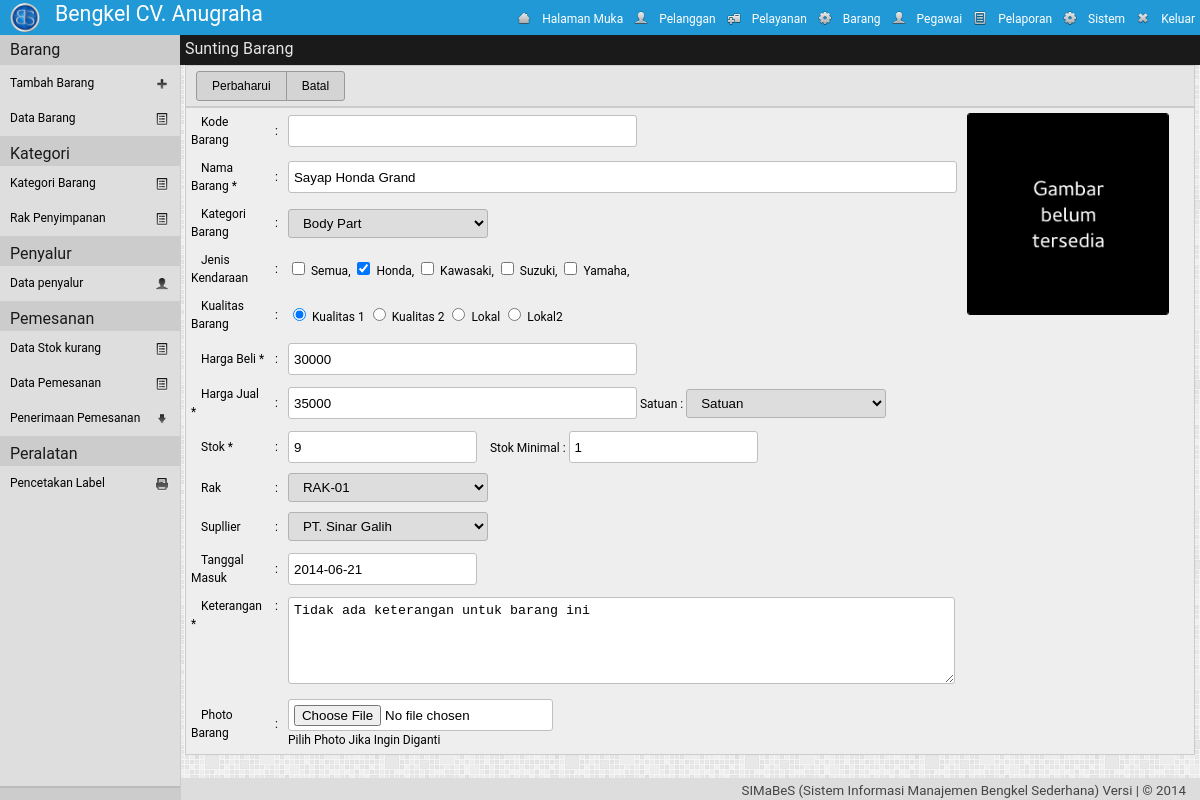
The app's page /adm/?mod=barang&h=sunting&id_brg=BD00006 (signed in) with its own data.
### tables this page shows
CREATE TABLE IF NOT EXISTS `pengaturan` (
`id` int(1) NOT NULL,
  `nm_bengkel` varchar(30) NOT NULL,
  `telp1` varchar(30) NOT NULL,
  `telp2` varchar(30) NOT NULL,
  `almt_bengkel` text NOT NULL,
  `logo_bengkel` text NOT NULL,
  `tentang_bengkel` text NOT NULL
);

CREATE TABLE IF NOT EXISTS `akses_pengguna` (
  `kel_id` int(2) NOT NULL,
  `id_menu` int(2) NOT NULL,
  `r` enum('0','1') NOT NULL
);

CREATE TABLE IF NOT EXISTS `menu` (
  `id_menu` int(2) NOT NULL,
  `nm_menu` varchar(20) NOT NULL,
  `class` varchar(10) NOT NULL,
  `links` text NOT NULL,
  `icon` text NOT NULL,
  `value` text NOT NULL
);

CREATE TABLE IF NOT EXISTS `br_data` (
  `id_brg` varchar(9) NOT NULL,
  `kode_brg` varchar(25) NOT NULL,
  `nm_brg` varchar(25) NOT NULL,
  `id_kt_brg` varchar(2) NOT NULL,
  `id_kualitas` varchar(2) NOT NULL,
  `hrg_beli` double NOT NULL,
  `hrg_jual` double NOT NULL,
  `id_satuan` varchar(2) NOT NULL,
  `stok` int(5) NOT NULL,
  `stok_min` int(3) NOT NULL,
  `id_rak` int(2) NOT NULL,
  `id_sup` varchar(5) NOT NULL,
  `tgl_masuk` date NOT NULL,
  `ket_brg` text NOT NULL,
  `photo_brg` text NOT NULL,
  `terjual` int(3) NOT NULL COMMENT 'jumlah yang telah terjual (pelayanan/penjualan)',
  `dipesan` enum('0','1','2') NOT NULL COMMENT '0: sudah diterima/belum dipesan, 1 : sudah dimasukan dalam pesanan 2: pesanan sudah ditindak lanjuti',
  `wkt_ubah` datetime NOT NULL
);

CREATE TABLE IF NOT EXISTS `br_kategori` (
  `id_kt_brg` varchar(2) NOT NULL,
  `nm_kt_brg` varchar(25) NOT NULL,
  `wkt_ubah` datetime NOT NULL
);

CREATE TABLE IF NOT EXISTS `br_kendaraan` (
  `id_kendaraan` varchar(3) NOT NULL,
  `kendaraan` varchar(25) NOT NULL,
  `wkt_ubah` datetime NOT NULL
);

CREATE TABLE IF NOT EXISTS `br_data_perkendaraan` (
`id_data` int(11) NOT NULL,
  `id_brg` varchar(9) NOT NULL,
  `id_kendaraan` varchar(2) NOT NULL,
  `wkt_ubah` datetime NOT NULL
);

CREATE TABLE IF NOT EXISTS `br_kualitas` (
  `id_kualitas` varchar(2) NOT NULL,
  `kualitas` varchar(25) NOT NULL,
  `wkt_ubah` datetime NOT NULL
);

CREATE TABLE IF NOT EXISTS `br_satuan` (
  `id_satuan` varchar(2) NOT NULL,
  `satuan` varchar(25) NOT NULL,
  `wkt_ubah` datetime NOT NULL
);

CREATE TABLE IF NOT EXISTS `br_rak` (
`id_rak` int(2) NOT NULL,
  `nm_rak` varchar(25) NOT NULL,
  `ket` text NOT NULL,
  `wkt_ubah` datetime NOT NULL
);

CREATE TABLE IF NOT EXISTS `sup_data` (
`id_sup` int(8) NOT NULL,
  `nm_sup` varchar(30) NOT NULL,
  `almt_sup` text NOT NULL,
  `telp_sup` varchar(13) NOT NULL,
  `wkt_ubah` datetime NOT NULL
);

### adm/barang/class.php (called while the page is built, shortened)
<?php
class barang{
	function sunting_barang($field,$id_brg){
		$qry = "SELECT * FROM br_data WHERE id_brg='$id_brg'";
		$hasil = mysql_query($qry);
		$data = mysql_fetch_array($hasil);
		if($field == 'id_brg')
			return $data['id_brg'];
		elseif($field == 'kode_brg')
			return $data['kode_brg'];
		elseif($field == 'nm_brg')
			return $data['nm_brg'];
		elseif($field == 'id_kt_brg')
			return $data['id_kt_brg'];
		elseif($field == 'id_kualitas')
			return $data['id_kualitas'];
		elseif($field == 'hrg_beli')
			return $data['hrg_beli'];
		elseif($field == 'hrg_jual')
			return $data['hrg_jual'];
		elseif($field == 'id_satuan')
			return $data['id_satuan'];
		elseif($field == 'stok')
			return $data['stok'];
		elseif($field == 'stok_min')
			return $data['stok_min'];
		elseif($field == 'id_rak')
			return $data['id_rak'];
		elseif($field == 'id_sup')
			return $data['id_sup'];
		elseif($field == 'tgl_masuk')
			return $data['tgl_masuk'];
		elseif($field == 'ket_brg')
			return $data['ket_brg'];
		elseif($field == 'photo_brg')
			return $data['photo_brg'];
		elseif($field == 'terjual')
			return $data['terjual'];
		elseif($field == 'dipesan')
			return $data['dipesan'];
	}
	function tampil_br_kendaraan($id_brg){
		$qry = mysql_query("SELECT * FROM br_data_perkendaraan WHERE id_brg='$id_brg'") or die(mysql_error());
		while($row = mysql_fetch_array($qry))
			$data[] = $row;
			return $data;
	}
	function tampil_kategori(){
		$qry = mysql_query("SELECT * FROM br_kategori") or die(mysql_error());
		while($row = mysql_fetch_array($qry))
			$data[] = $row;
			return $data;
	}
	function tampil_jenis_kendaraan(){
		$qry = mysql_query("SELECT * FROM br_kendaraan") or die(mysql_error());
		while($row = mysql_fetch_array($qry))
			$data[] = $row;
			return $data;
	}
	function tampil_kualitas(){
		$qry = mysql_query("SELECT * FROM br_kualitas") or die(mysql_error());
		while($row = mysql_fetch_array($qry))
			$data[] = $row;
			return $data;
	}
	function tampil_satuan(){
		$qry = mysql_query("SELECT * FROM br_satuan") or die(mysql_error());
		while($row = mysql_fetch_array($qry))
			$data[] = $row;
			return $data;
	}
	function tampil_rak(){
		$qry = mysql_query("SELECT * FROM br_rak") or die(mysql_error());
		while($row = mysql_fetch_array($qry))
			$data[] = $row;
			return $data;
	}
	function tampil_penyalur(){
		if(!empty($_GET['cari'])){$qry = "SELECT * FROM sup_data WHERE id_sup='".$_GET['cari']."'OR nm_sup LIKE '%".$_GET['cari']."%' ORDER BY id_sup ASC";}
		else{$qry = "SELECT * FROM sup_data";}
		$run =mysql_query($qry) or die(mysql_error());
		if(mysql_num_rows($run)>0){
		while($row = mysql_fetch_array($run))
			$data[] = $row;
			return $data;
		}
	}
}
?>

### adm/barang/barang_sunting.php (the view)
<?php
	$lokasi="Sunting Barang";
	$brg = new barang();
	$id_brg=$_GET['id_brg'];
	echo'
	<div class="konten">
		<div class="lokasi"><label>'.$lokasi.'</label></div>
	<form class="form1" action="?mod='.$_GET['mod'].'&h=aksi"  method="post" enctype="multipart/form-data"  name="form1" onsubmit="return validasi_barang()">
	<div class="alat">
		<input name="br_perbaharui" type="submit" value="Perbaharui" class="perbaharui" id="kiri">
		<input name="btn_batal" type="reset"  value="Batal" class="batal" id="kanan" onClick="javascript:history.back()">
		<input type="hidden" name="lokasi" value="'.$lokasi.'">
	</div>
	<table cellpadding="5" cellspacing="0" border="0" >
		<tr>
			<td style="width: 170px;"><label>Kode Barang </label></td><td style="width: 10px;">:</td>
			<td style="width: auto;"><input  maxlength="30" size="40" name="kode_brg" class="text" value="'.$brg->sunting_barang('kode_brg',$id_brg).'"></td>
			<td width="163" rowspan="10" align="center" valign="top">
				<img class="photo" src="'.$brg->sunting_barang('photo_brg',$id_brg).'" alt="'.$brg->sunting_barang('nm_brg',$id_brg).'" width="200" border="1"/>
				<input name="id_brg" type="hidden" value="'.$brg->sunting_barang('id_brg',$id_brg) .'">
			</td></tr>
		<tr><td ><label>Nama Barang *</label></td><td>:</td>
			<td><input  maxlength="40" size="80" name="nm_brg" class="text" value="'. $brg->sunting_barang('nm_brg',$id_brg).'"></td></tr>
		<tr><td style="width: 170px;"><label>Kategori Barang</label></td><td style="width: 10px;">:</td>
			<td style="width: auto;">
				<select  name="id_kt_brg" class="select" />';
			$id_kt_brg = $brg->sunting_barang('id_kt_brg',$id_brg);
			$tampil = $brg->tampil_kategori();
			foreach($tampil as $data){
				echo '<option  value="'.$data['id_kt_brg'].'"';
					if($data['id_kt_brg'] == $id_kt_brg){echo' selected';}
				echo'>'.$data['nm_kt_brg'].'</option>';
			}
			echo'</select></td></tr>
		<tr><td><label>Jenis Kendaraan</label></td><td>:</td><td>';
			$tampil = $brg->tampil_jenis_kendaraan();
			foreach($tampil as $data){
				echo '<input name="item[]" id="item[]" value="'.$data['id_kendaraan'].'" type="checkbox"';
					$tampil2 = $brg->tampil_br_kendaraan($id_brg);
					foreach($tampil2 as $data2){
						if($data['id_kendaraan'] == $data2['id_kendaraan']){ echo ' checked';}
					}
				echo '> '. $data['kendaraan'].', ';
			}
			echo'
			</td></tr>
		<tr><td style="width: 170px;"><label>Kualitas Barang</label></td><td style="width: 10px;">:</td>
			<td style="width: auto;">';
			$id_kualitas = $brg->sunting_barang('id_kualitas',$id_brg);
			$tampil = $brg->tampil_kualitas();
			foreach($tampil as $data){
				echo '<input name="id_kualitas" type="radio" value="'.$data['id_kualitas'].'"';
					if($data['id_kualitas'] == $id_kualitas){ echo ' checked';}
				echo '> '.$data['kualitas'].' ';
			}
			echo'</td></tr>
		<tr><td ><label>Harga Beli *</label></td><td>:</td>
			<td><input  maxlength="35" size="40" name="hrg_beli" id="hrg_beli" class="text" value="'. $brg->sunting_barang('hrg_beli',$id_brg).'"></td></tr>
		<tr><td ><label>Harga Jual *</label></td><td>:</td>
			<td><input  maxlength="35" size="40" name="hrg_jual" id="hrg_jual" class="text" value="'. $brg->sunting_barang('hrg_jual',$id_brg).'" >
			 Satuan : <select  name="id_satuan" class="select">';
				$id_satuan = $brg->sunting_barang('id_satuan',$id_brg);
				$tampil = $brg->tampil_satuan();
				foreach($tampil as $data){
					echo '<option value="'.$data['id_satuan'].'"';
						if($data['id_satuan'] == $id_satuan){echo ' selected';}
					echo'>'.$data['satuan'].'</option>';
				}
			echo'</select></td></tr>
		<tr><td ><label>Stok *</label></td><td>:</td>
			<td><input  maxlength="35" size="40" name="stok" class="text"  type="number" value="'. $brg->sunting_barang('stok',$id_brg).'"/>
				<label> Stok Minimal : </label>
				<input  maxlength="35" size="40" name="stok_min" class="text"  type="number" value="'. $brg->sunting_barang('stok_min',$id_brg).'"/>
			</td></tr>
		<tr><td ><label>Rak</label></td><td>:</td>
			<td><select  name="id_rak" class="select">';
			$id_rak = $brg->sunting_barang('id_rak',$id_brg);
			$tampil = $brg->tampil_rak();
			foreach($tampil as $data){
				echo '<option value="'.$data['id_rak'].'"';
				if($data['id_rak'] == $id_rak){echo ' selected';}
				echo '>'.$data['nm_rak'].'</option>';
			}
			echo'</select></td></tr>
		<tr><td ><label>Supllier</label></td><td>:</td>
			<td><select name="id_sup" class="select" >';
			$id_sup = $brg->sunting_barang('id_sup',$id_brg);
			$tampil = $brg->tampil_penyalur();
			foreach($tampil as $data){
				echo '<option value="'.$data['id_sup'].'"';
				if($data['id_sup'] == $id_sup){echo ' selected';}
				echo '>'.$data['nm_sup'].'</option>';
			}
			echo'</select></td></tr>
		<tr><td><label>Tanggal Masuk </label></td><td>:</td>
			<td><input type="text" maxlength="20" size="20" name="tgl_masuk" id="tgl_masuk" class="text" value="'. $brg->sunting_barang('tgl_masuk',$id_brg).'"/></td></tr>
		<tr><td valign="top"><label>Keterangan *</label></td><td valign="top">:</td>
			<td valign="top"><textarea  cols="80" rows="5" name="ket_brg">'. $brg->sunting_barang('ket_brg',$id_brg).'</textarea></td></tr>
		<tr><td><label>Photo Barang</label></td><td>:</td>
			<td><input type="file" name="photo_brg" id="photo_brg" class="text"><br><font >Pilih Photo Jika Ingin Diganti</font></td></tr>
	</table>
	</form></div>';
?>

### adm/header.php
<?php
	$qpeng=mysql_query("SELECT * FROM pengaturan  LIMIT 1");
	$dpeng=mysql_fetch_object($qpeng);
	$qmenu="select id_menu  from akses_pengguna where  kel_id='".$_SESSION['kel_id']."' AND r='1' ";
	$dmenu=mysql_query($qmenu) or die (mysql_error());
echo'
<!DOCTYPE html PUBLIC "-//W3C//DTD XHTML 1.0 Strict//EN"
	"http://www.w3.org/TR/xhtml1/DTD/xhtml1-strict.dtd">
<html xmlns="http://www.w3.org/1999/xhtml" xml:lang="en" lang="en">
<head>
<title>'.$aplikasi." | ".strtoupper($_GET['mod']).' | Daily Build</title>
		<link rel="shortcut icon" href="../img/icon.ico" />
		<link rel="stylesheet" type="text/css" href="../styler/header.css">
		<link rel="stylesheet" type="text/css" href="../styler/style.css">
		<link rel="stylesheet" type="text/css" href="../styler/jquery-ui.css">
		<link rel="stylesheet" type="text/css" href="../styler/jquery-ui.theme.css">
		<script type="text/javascript" src="../styler/jquery-1.9.1.js"></script>
		<script type="text/javascript" src="../styler/jquery-ui.js"></script>
		<link rel="stylesheet" type="text/css" href="../styler/toastr.css">
		<script type="text/javascript" src="../styler/toastr.js"></script>
		<script type="text/javascript" src="../styler/toastr_option.js"></script>
		<script type="text/javascript" src="../styler/iframe.js"></script>
		<script type="text/javascript" src="../styler/check-uncheck.js"></script>
		<script src="../styler/tab.js" type="text/javascript"></script>
		<link href="../styler/tab.css" rel="stylesheet" type="text/css" />
</head>
<body >
<div class="header" >
	<div class="kiri">
		<a href="../index.php" target="_blank">
		<div class="logo"><img src="'.$dpeng->logo_bengkel.'"></div>
		<div class="namabengkel" >'.$dpeng->nm_bengkel.'</div></a>
	</div>
	<div class="kanan">
		<ul class="header-nav">';
			while ($dpengku2=mysql_fetch_object($dmenu)){
				$myquery="select *  from menu where id_menu='".$dpengku2->id_menu."'";
				$isi=mysql_query($myquery) or die (mysql_error());
				$dpengku=mysql_fetch_object($isi);
				echo "<a href='$dpengku->links' title='$dpengku->nm_menu' ><li class='$dpengku->class'><img class='img' src='$dpengku->icon'>$dpengku->nm_menu</li></a>";
			}
		echo'
		</ul>
	</div>
</div>
';
?>

### styler/header.css (style rules this page uses)
.header { top: 0px; width: 100%; height: 35px; padding: 0px; margin: 0px; color: #ffffff; background: #2099D6; position: fixed; z-index:1000; }
.kiri { float:left; width:auto; vertical-align:middle; }
.logo { float: left; margin: 3px 10px 5px 10px; padding: 0; vertical-align: middle; }
.logo img { width: 30px; height: 30x; border-radius: 20px; }
.namabengkel { float: left; margin: auto; padding: 5px; text-align: left; font-size: 16pt; color:#ffffff; }
.kanan { height:34px; width:auto; float:right; right: 0px; display: inline; }
.header-nav { list-style: none; margin: 0px; padding: 0px; }
.header-nav li { color:#fff; line-height: 18px; text-indent: 0px; }
.header-nav li img { float: left; margin: 0px 10px 0px 0px ; height: 16px; width: 16px; }
.menu, .keluar { padding :10px 5px 7px 5px ; margin:0; float: left; text-align: center; vertical-align: top; }

### styler/style.css (style rules this page uses)
a { text-decoration: none; }
a:link,a:visited { color: #000000; }
body { font-family: Roboto,Open Sans,Sans, Sans Serif, Calibri, Arial; font-size: 12px; margin: 0px; padding: 0px; background: url('../img/bg.png') repeat; line-height: 1.5em; color: #444; height:100%; }
.konten { width: auto; height: auto; margin: 0 0 50px 180px; padding: 30px 5px 0px 5px; vertical-align:middle; font-size: 12px; color:#000; }
.konten .photo { margin-right:20px; border-radius:3px; }
table { width: 100%; height: auto; margin: 0px 0px 10px 0px; border:1px solid #ccc; }
.form1 { float:left; margin-bottom:10px; width:100%; }
div.alat { width : auto; padding:5px 0px 5px 10px ; background:#E5E5E5; border:1px solid #ccc; }
.tambah, .simpan, .perbaharui, .batal, .hapus, .cetak, .noPrint, .kembali { font-size:12px; padding-left:15px; padding-right:15px; height:30px; vertical-align:middle; border:1px solid #999999; cursor: pointer; color:#000; background:#D4D4D4; -webkit-transition:all 0.3s ease-in-out; -moz-transition:all 0.3s ease-in-out; -o-transition:all 0.3s ease-in-out; transition:all 0.3s ease-in-out; }
#kiri { border-top-left-radius:3px;border-bottom-left-radius:3px; }
#kanan { border-top-right-radius:3px;border-bottom-right-radius:3px;margin-left:-4px; }
.text { padding: 5px ; height:20px; border: 1px solid #BFBFBF; border-radius:3px; color: #000000; background: #fff; -webkit-transition:all 0.2s ease-in-out; -moz-transition:all 0.2s ease-in-out; -o-transition:all 0.2s ease-in-out; transition:all 0.2s ease-in-out; }
.select { padding: 5px 10px 5px 10px; border: 1px solid #b3b3b3; border-radius:3px; color: #000000; background: #ddd; width:200px; }
textarea { padding:5px; border: 1px solid #BFBFBF; border-radius: 3px; background: #fff; color: #000000; resize: vertical; }
label { margin-left:10px; font-size: 12px; }
td { min-height:30px; }
table { background:#eee; }
.lokasi { top:35px; left:180px; margin:0px 0px 5px 0px; padding:5px; height:20px; vertical-align:middle; color:#E5E5E5; position:fixed; width:100%; float:right; z-index:999; background: #1A1A1A; }
.lokasi > label { font-size:12pt; margin:0px; }

### records on screen
pengaturan: logo_bengkel (picture), nm_bengkel "Bengkel CV. Anugraha"
akses_pengguna: id_menu.icon (picture), id_menu.nm_menu "Halaman Muka"
akses_pengguna: id_menu.icon (picture), id_menu.nm_menu "Pelanggan"
akses_pengguna: id_menu.icon (picture), id_menu.nm_menu "Pelayanan"
akses_pengguna: id_menu.icon (picture), id_menu.nm_menu "Barang"
akses_pengguna: id_menu.icon (picture), id_menu.nm_menu "Pegawai"
akses_pengguna: id_menu.icon (picture), id_menu.nm_menu "Pelaporan"
akses_pengguna: id_menu.icon (picture), id_menu.nm_menu "Sistem"
akses_pengguna: id_menu.icon (picture), id_menu.nm_menu "Keluar"
br_data: photo_brg (placeholder picture), nm_brg "Sayap Honda Grand", id_kt_brg "Body Part", hrg_beli "30000", hrg_jual "35000", id_satuan "Satuan", stok "9", stok_min "1", id_rak "RAK-01", id_sup "PT. Sinar Galih", tgl_masuk "2014-06-21", ket_brg "Tidak ada keterangan untuk barang ini"
br_kendaraan: kendaraan "Semua"
br_kendaraan: id_kendaraan "☑", kendaraan "Honda"
br_kendaraan: kendaraan "Kawasaki"
br_kendaraan: kendaraan "Suzuki"
br_kendaraan: kendaraan "Yamaha"
br_kualitas: id_kualitas "☑", kualitas "Kualitas 1"
br_kualitas: kualitas "Kualitas 2"
br_kualitas: kualitas "Lokal"
br_kualitas: kualitas "Lokal2"

### other values on screen
$lokasi "Sunting Barang"
